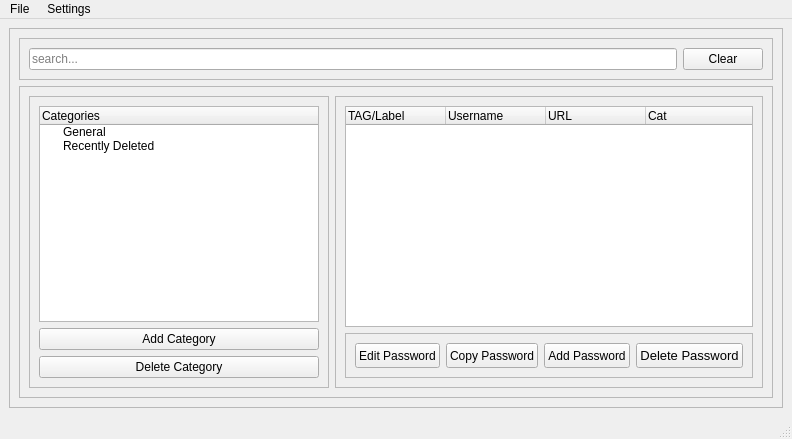
<?xml version="1.0" encoding="UTF-8"?>
<ui version="4.0">
 <class>MainWindow</class>
 <widget class="QMainWindow" name="MainWindow">
  <property name="geometry">
   <rect>
    <x>0</x>
    <y>0</y>
    <width>757</width>
    <height>439</height>
   </rect>
  </property>
  <property name="windowTitle">
   <string>MainWindow</string>
  </property>
  <widget class="QWidget" name="centralwidget">
   <layout class="QHBoxLayout" name="horizontalLayout_2">
    <item>
     <widget class="QFrame" name="frame">
      <property name="frameShape">
       <enum>QFrame::StyledPanel</enum>
      </property>
      <property name="frameShadow">
       <enum>QFrame::Raised</enum>
      </property>
      <layout class="QVBoxLayout" name="verticalLayout">
       <item>
        <widget class="QFrame" name="frame_7">
         <property name="frameShape">
          <enum>QFrame::StyledPanel</enum>
         </property>
         <property name="frameShadow">
          <enum>QFrame::Raised</enum>
         </property>
         <layout class="QHBoxLayout" name="horizontalLayout_3">
          <item>
           <widget class="QLineEdit" name="searchTextEdit">
            <property name="minimumSize">
             <size>
              <width>0</width>
              <height>20</height>
             </size>
            </property>
            <property name="placeholderText">
             <string>search...</string>
            </property>
           </widget>
          </item>
          <item>
           <widget class="QPushButton" name="clearButton">
            <property name="text">
             <string>Clear</string>
            </property>
           </widget>
          </item>
         </layout>
        </widget>
       </item>
       <item>
        <widget class="QFrame" name="frame_2">
         <property name="frameShape">
          <enum>QFrame::StyledPanel</enum>
         </property>
         <property name="frameShadow">
          <enum>QFrame::Raised</enum>
         </property>
         <layout class="QHBoxLayout" name="horizontalLayout">
          <item>
           <widget class="QFrame" name="frame_3">
            <property name="minimumSize">
             <size>
              <width>300</width>
              <height>0</height>
             </size>
            </property>
            <property name="maximumSize">
             <size>
              <width>300</width>
              <height>16777215</height>
             </size>
            </property>
            <property name="frameShape">
             <enum>QFrame::StyledPanel</enum>
            </property>
            <property name="frameShadow">
             <enum>QFrame::Raised</enum>
            </property>
            <layout class="QVBoxLayout" name="verticalLayout_2">
             <item>
              <widget class="QTreeWidget" name="categoriesTree">
               <property name="minimumSize">
                <size>
                 <width>130</width>
                 <height>0</height>
                </size>
               </property>
               <property name="columnCount">
                <number>1</number>
               </property>
               <attribute name="headerCascadingSectionResizes">
                <bool>false</bool>
               </attribute>
               <attribute name="headerDefaultSectionSize">
                <number>75</number>
               </attribute>
               <column>
                <property name="text">
                 <string>Categories</string>
                </property>
               </column>
               <item>
                <property name="text">
                 <string>General</string>
                </property>
               </item>
               <item>
                <property name="text">
                 <string>Recently Deleted</string>
                </property>
               </item>
              </widget>
             </item>
             <item>
              <widget class="QPushButton" name="addCategoryButton">
               <property name="text">
                <string>Add Category</string>
               </property>
               <property name="icon">
                <iconset>
                 <normaloff>../../../../Downloads/670-6706313_plus-button-green.png</normaloff>../../../../Downloads/670-6706313_plus-button-green.png</iconset>
               </property>
               <property name="iconSize">
                <size>
                 <width>14</width>
                 <height>14</height>
                </size>
               </property>
              </widget>
             </item>
             <item>
              <widget class="QPushButton" name="deleteCategoryButton">
               <property name="text">
                <string>Delete Category</string>
               </property>
               <property name="icon">
                <iconset>
                 <normaloff>../../../../Downloads/trash-can-icon-28.png</normaloff>../../../../Downloads/trash-can-icon-28.png</iconset>
               </property>
              </widget>
             </item>
            </layout>
           </widget>
          </item>
          <item>
           <widget class="QFrame" name="frame_4">
            <property name="maximumSize">
             <size>
              <width>1500</width>
              <height>16777215</height>
             </size>
            </property>
            <property name="frameShape">
             <enum>QFrame::StyledPanel</enum>
            </property>
            <property name="frameShadow">
             <enum>QFrame::Raised</enum>
            </property>
            <layout class="QVBoxLayout" name="verticalLayout_3">
             <item>
              <widget class="QTreeWidget" name="accountsTreeWidget">
               <column>
                <property name="text">
                 <string>TAG/Label</string>
                </property>
               </column>
               <column>
                <property name="text">
                 <string>Username</string>
                </property>
               </column>
               <column>
                <property name="text">
                 <string>URL</string>
                </property>
               </column>
               <column>
                <property name="text">
                 <string>Cat</string>
                </property>
               </column>
              </widget>
             </item>
             <item>
              <widget class="QFrame" name="frame_5">
               <property name="frameShape">
                <enum>QFrame::StyledPanel</enum>
               </property>
               <property name="frameShadow">
                <enum>QFrame::Raised</enum>
               </property>
               <layout class="QHBoxLayout" name="horizontalLayout_4">
                <item>
                 <widget class="QPushButton" name="editPasswordButton">
                  <property name="minimumSize">
                   <size>
                    <width>0</width>
                    <height>25</height>
                   </size>
                  </property>
                  <property name="maximumSize">
                   <size>
                    <width>200</width>
                    <height>100</height>
                   </size>
                  </property>
                  <property name="text">
                   <string>Edit Password</string>
                  </property>
                 </widget>
                </item>
                <item>
                 <widget class="QPushButton" name="copyPasswordButton">
                  <property name="minimumSize">
                   <size>
                    <width>0</width>
                    <height>25</height>
                   </size>
                  </property>
                  <property name="maximumSize">
                   <size>
                    <width>200</width>
                    <height>100</height>
                   </size>
                  </property>
                  <property name="text">
                   <string>Copy Password</string>
                  </property>
                 </widget>
                </item>
                <item>
                 <widget class="QPushButton" name="addPasswordButton">
                  <property name="minimumSize">
                   <size>
                    <width>0</width>
                    <height>25</height>
                   </size>
                  </property>
                  <property name="maximumSize">
                   <size>
                    <width>200</width>
                    <height>100</height>
                   </size>
                  </property>
                  <property name="text">
                   <string>Add Password</string>
                  </property>
                  <property name="iconSize">
                   <size>
                    <width>14</width>
                    <height>14</height>
                   </size>
                  </property>
                 </widget>
                </item>
                <item>
                 <widget class="QPushButton" name="deletePasswordButton">
                  <property name="maximumSize">
                   <size>
                    <width>200</width>
                    <height>100</height>
                   </size>
                  </property>
                  <property name="palette">
                   <palette>
                    <active>
                     <colorrole role="Text">
                      <brush brushstyle="SolidPattern">
                       <color alpha="255">
                        <red>170</red>
                        <green>0</green>
                        <blue>0</blue>
                       </color>
                      </brush>
                     </colorrole>
                     <colorrole role="BrightText">
                      <brush brushstyle="SolidPattern">
                       <color alpha="255">
                        <red>170</red>
                        <green>0</green>
                        <blue>0</blue>
                       </color>
                      </brush>
                     </colorrole>
                     <colorrole role="ButtonText">
                      <brush brushstyle="SolidPattern">
                       <color alpha="255">
                        <red>170</red>
                        <green>0</green>
                        <blue>0</blue>
                       </color>
                      </brush>
                     </colorrole>
                    </active>
                    <inactive>
                     <colorrole role="Text">
                      <brush brushstyle="SolidPattern">
                       <color alpha="255">
                        <red>170</red>
                        <green>0</green>
                        <blue>0</blue>
                       </color>
                      </brush>
                     </colorrole>
                     <colorrole role="BrightText">
                      <brush brushstyle="SolidPattern">
                       <color alpha="255">
                        <red>255</red>
                        <green>255</green>
                        <blue>255</blue>
                       </color>
                      </brush>
                     </colorrole>
                     <colorrole role="ButtonText">
                      <brush brushstyle="SolidPattern">
                       <color alpha="255">
                        <red>0</red>
                        <green>0</green>
                        <blue>0</blue>
                       </color>
                      </brush>
                     </colorrole>
                    </inactive>
                    <disabled>
                     <colorrole role="Text">
                      <brush brushstyle="SolidPattern">
                       <color alpha="255">
                        <red>120</red>
                        <green>120</green>
                        <blue>120</blue>
                       </color>
                      </brush>
                     </colorrole>
                     <colorrole role="BrightText">
                      <brush brushstyle="SolidPattern">
                       <color alpha="255">
                        <red>255</red>
                        <green>255</green>
                        <blue>255</blue>
                       </color>
                      </brush>
                     </colorrole>
                     <colorrole role="ButtonText">
                      <brush brushstyle="SolidPattern">
                       <color alpha="255">
                        <red>120</red>
                        <green>120</green>
                        <blue>120</blue>
                       </color>
                      </brush>
                     </colorrole>
                    </disabled>
                   </palette>
                  </property>
                  <property name="font">
                   <font>
                    <pointsize>10</pointsize>
                   </font>
                  </property>
                  <property name="text">
                   <string>Delete Password</string>
                  </property>
                  <property name="icon">
                   <iconset>
                    <normaloff>../../../../Downloads/trash-can-icon-28.png</normaloff>../../../../Downloads/trash-can-icon-28.png</iconset>
                  </property>
                  <property name="flat">
                   <bool>false</bool>
                  </property>
                 </widget>
                </item>
               </layout>
              </widget>
             </item>
            </layout>
           </widget>
          </item>
         </layout>
        </widget>
       </item>
      </layout>
     </widget>
    </item>
   </layout>
  </widget>
  <widget class="QStatusBar" name="statusbar"/>
  <widget class="QMenuBar" name="menubar">
   <property name="geometry">
    <rect>
     <x>0</x>
     <y>0</y>
     <width>757</width>
     <height>18</height>
    </rect>
   </property>
   <widget class="QMenu" name="menuFile">
    <property name="title">
     <string>File </string>
    </property>
    <addaction name="actionOpen_local_File"/>
    <addaction name="actionOpen_URL"/>
    <addaction name="separator"/>
    <addaction name="actionSave"/>
    <addaction name="actionSave_as_Local_File"/>
   </widget>
   <widget class="QMenu" name="menuSettings">
    <property name="title">
     <string>Settings</string>
    </property>
    <widget class="QMenu" name="menuLayout">
     <property name="title">
      <string>Layout</string>
     </property>
     <addaction name="actionDark_Mode"/>
    </widget>
    <addaction name="menuLayout"/>
    <addaction name="actionChange_Master_Password"/>
   </widget>
   <addaction name="menuFile"/>
   <addaction name="menuSettings"/>
  </widget>
  <action name="actionOpen_local_File">
   <property name="text">
    <string>Open local File</string>
   </property>
  </action>
  <action name="actionOpen_URL">
   <property name="text">
    <string>Open URL </string>
   </property>
  </action>
  <action name="actionSave">
   <property name="text">
    <string>Save </string>
   </property>
  </action>
  <action name="actionSave_as_Local_File">
   <property name="text">
    <string>Save as Local File</string>
   </property>
  </action>
  <action name="actionAdd_Cat">
   <property name="text">
    <string>Edit Category</string>
   </property>
  </action>
  <action name="actionDelete_Cat">
   <property name="text">
    <string>Delete Category</string>
   </property>
  </action>
  <action name="actionChange_Master_Password">
   <property name="text">
    <string>Change Master Password</string>
   </property>
  </action>
  <action name="actionSetup">
   <property name="text">
    <string>Setup</string>
   </property>
  </action>
  <action name="actionDark_Mode">
   <property name="text">
    <string>Dark Mode</string>
   </property>
  </action>
 </widget>
 <resources/>
 <connections/>
</ui>
